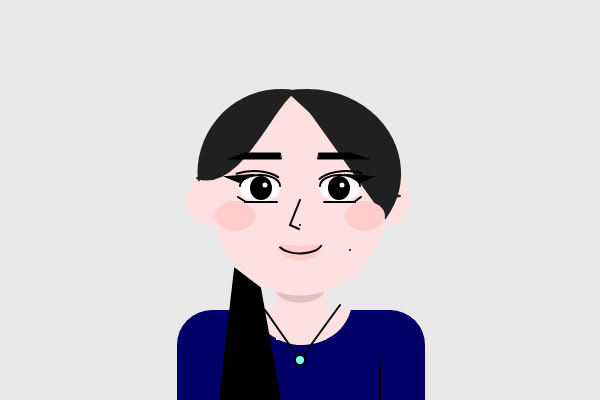
Frame 1 (no input)
Frame 60 (no input): identical to frame 1, image omitted
Frame 120 (the mouse pressed at the canvas centre since frame 60): identical to frame 1, image omitted

The p5.js sketch that drew this single still picture (run headless with seeded random() and noise() and a simulated clock; from frame 60 on, the mouse is pressed at the canvas centre):

// p5.js sketch
// ── sketch.js
function setup() {
  createCanvas(600, 400);
}

function draw() {
  noStroke();
  background(233);
  fill("#000066");
  rect(212, 310, 180, 100);
  arc(390, 345, 70, 70, radians(270), radians(0));
  arc(212, 345, 70, 70, radians(180), radians(270));
  rect(177, 345, 40, 160);
  rect(385, 345, 40, 100);

  fill("#ffe0e0");
  arc(207, 200, 40, 50, radians(10), radians(333));
  arc(390, 200, 40, 50, radians(180), radians(130));
  rect(276, 280, 50, 60);
  fill("#e0c0c0");
  ellipse(300, 288, 50, 30);
  fill("#ffe0e0");
  ellipse(300, 194, 180, 203);
  arc(302, 300, 100, 90, radians(10), radians(170), OPEN);
  
  fill(255);
  ellipse(340, 189, 40, 25);
  ellipse(260, 189, 40, 25);
  
  stroke(1);
  strokeWeight(2);
  noFill();
  arc(340, 186, 40, 22, radians(180), radians(360));
  arc(260, 186, 40, 22, radians(180), radians(360));
  
  fill(1);
  ellipse(339, 188, 20, 22);
  ellipse(261, 188, 20, 22);
  
  fill(254);
  circle(342, 185, 7);
  circle(265, 185, 7);
  
  fill("#202020");
  stroke("#202020");
  curve(320, 90, 292, 94, 197, 178, 40, 10);
  curve(3, 300, 287, 92, 400, 196, 600, 20);
  arc(281, 173, 165, 166, radians(175), radians(280), OPEN);
  arc(307, 173, 186, 166, radians(261), radians(30), OPEN);
  
  stroke(1);
  fill(1);
  line(324, 202, 355, 202);
  line(277, 202, 245, 202);
  line(265, 310, 300, 360);
  line(340, 305, 300, 360);
  triangle(372, 177, 348, 175, 360, 182);
  triangle(227, 177, 251, 175, 239, 182);
  
  line(354, 202, 361, 197);
  line(246, 202, 238, 197);
  line(300, 200, 290, 225);
  line(290, 225, 299, 229);
  point(300, 225);
  point(350, 250);
  quad(235, 269, 260, 288, 280, 400, 220, 400);
  noFill();
  arc(346, 186, 60, 30, radians(195), radians(320));
  arc(254, 186, 60, 30, radians(215), radians(340));
  fill("#80ffff");
  circle(300, 360, 10);
  
  noStroke();
  fill("#ffcccc");
  arc(300, 248, 40, 25, radians(349), radians(190));
  arc(290, 250, 24, 10, radians(180), radians(360));
  arc(310, 250, 24, 10, radians(186), radians(350));
  ellipse(365, 216, 40, 30);
  ellipse(235, 216, 40, 30);
  
  stroke(1);
  noFill();
  arc(300, 242, 45, 23, radians(10), radians(165));
  line(380, 360, 380, 500);
  line(230, 360, 230, 500);
  
  strokeWeight(1);
  fill(1);
  quad(319, 153, 350, 153, 369, 159, 318, 159);
  quad(280, 153, 245, 153, 228, 159, 281, 159);
}
